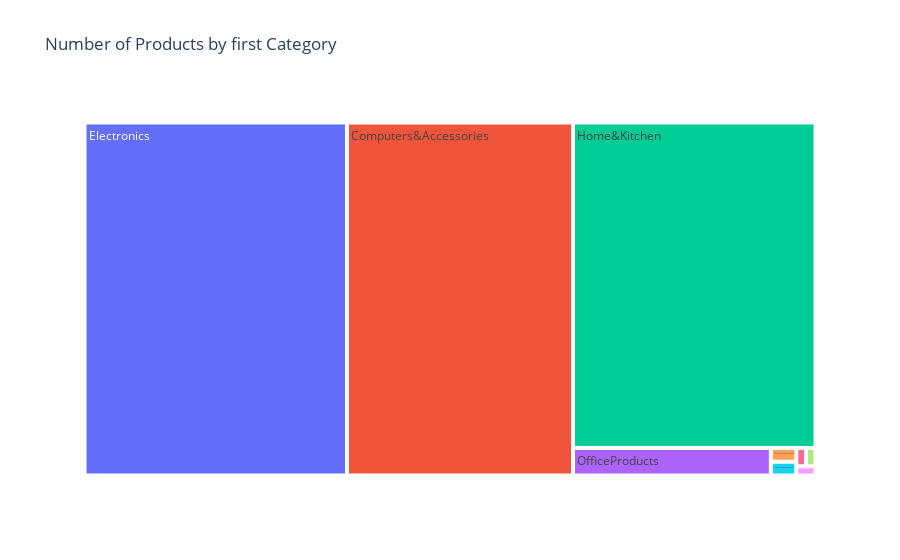

Write notebook code for a chart like this one.
### Code cell
category_count = df["category_first"].value_counts().reset_index()
category_count.columns = ["category_first", "count"]
d(category_count)

fig = px.treemap(
    category_count,
    path=["category_first"],
    values="count",
    title="Number of Products by first Category"
)

# !pip install nbformat
fig.show()
plt.close()

### Figure 1 — Plotly figure (JSON) as saved in the notebook; plotly's stock layout.template omitted (floating-point values rounded to 4 significant figures)
{"data": [{"branchvalues": "total", "domain": {"x": [0, 1], "y": [0, 1]}, "hovertemplate": "labels=%{label}<br>count=%{value}<br>parent=%{parent}<br>id=%{id}<extra></extra>", "ids": ["Electronics", "Computers&Accessories", "Home&Kitchen", "OfficeProducts", "MusicalInstruments", "HomeImprovement", "Toys&Games", "Car&Motorbike", "Health&PersonalCare"], "labels": ["Electronics", "Computers&Accessories", "Home&Kitchen", "OfficeProducts", "MusicalInstruments", "HomeImprovement", "Toys&Games", "Car&Motorbike", "Health&PersonalCare"], "name": "", "parents": ["", "", "", "", "", "", "", "", ""], "type": "treemap", "values": [526.0, 453.0, 448.0, 31.0, 2.0, 2.0, 1.0, 1.0, 1.0]}], "layout": {"autosize": true, "legend": {"tracegroupgap": 0}, "title": {"text": "Number of Products by first Category"}}}
